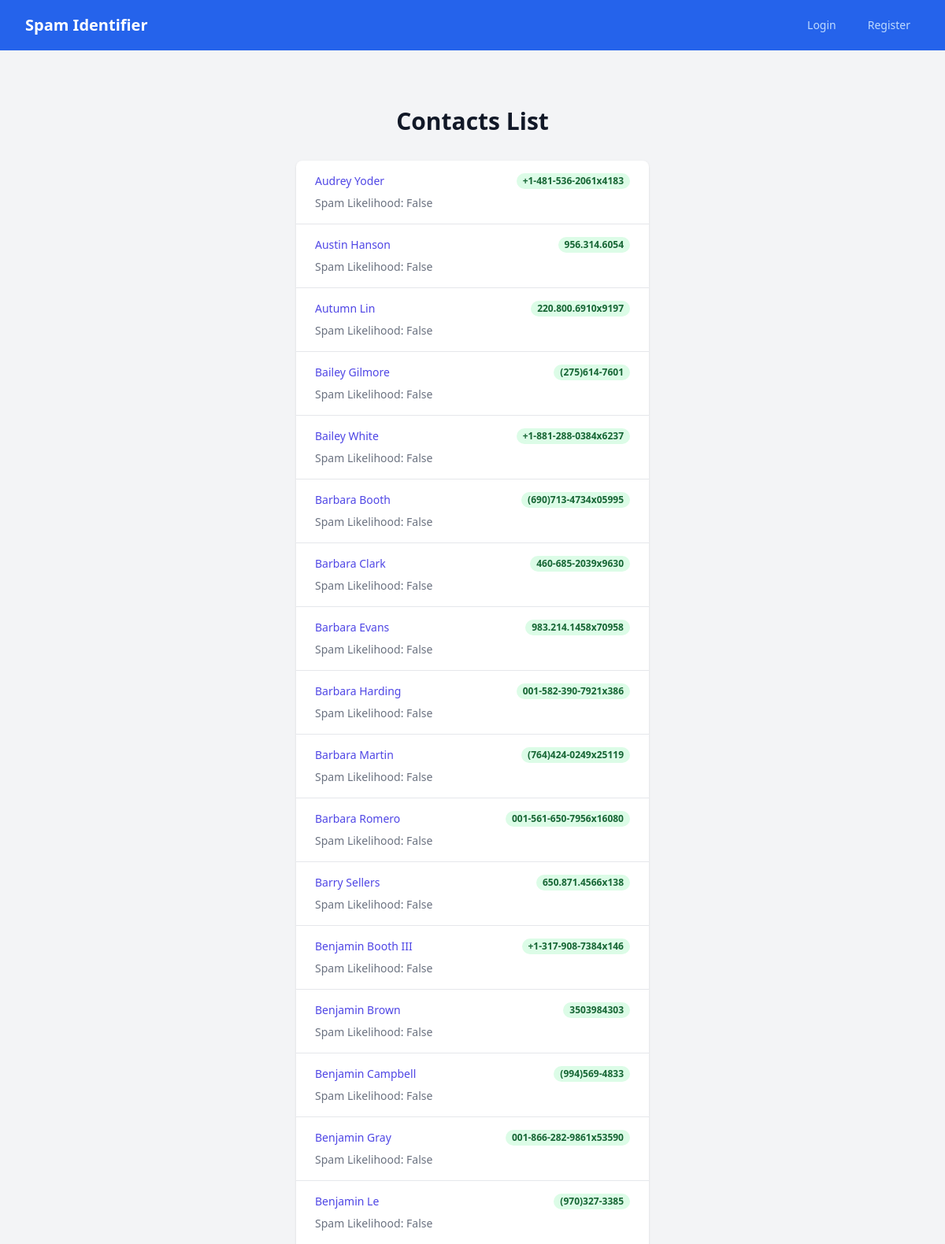
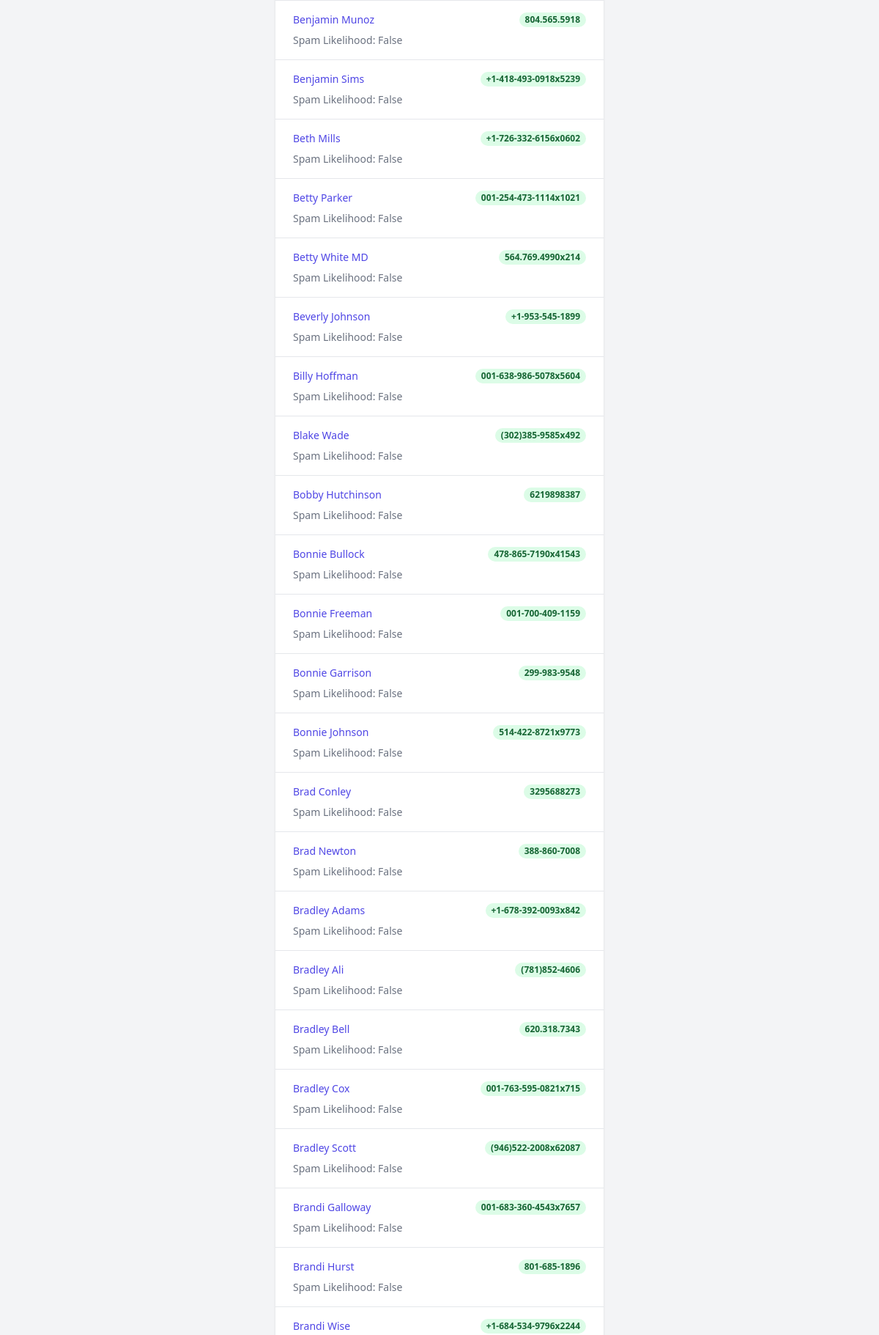
Page /?page_number=4 (upper part) on the committed database (2 pictures, top to bottom).
### api/models.py (models this page shows, shortened)
class Contact(models.Model):
    user = models.ForeignKey(User, on_delete=models.CASCADE, related_name='contacts')
    name = models.CharField(max_length=255)
    phone_number = models.CharField(max_length=15)
    email = models.EmailField(blank=True, null=True)
    is_registered = models.BooleanField(default=False)

### api/views.py (the view)
# urls.py: path('', ContactsListView.as_view(), name='home'),
class ContactsListView(View):
    def get(self, request):
        page_number = int(request.GET.get("page_number", 1))
        contacts_list = Contact.objects.filter().order_by('name').distinct()
        results = []
        paginator = Paginator(contacts_list, 50)
        current_page_contacts = paginator.get_page(page_number)
        for contact in current_page_contacts:
            spam_likelihood = Spam.objects.filter(phone_number=contact.phone_number).exists()
            results.append({
                'user_id': contact.user.id,
                'name': contact.name,
                'phone_number': contact.phone_number,
                'email': contact.email,
                'spam_likelihood': spam_likelihood
            })
        page_range = paginator.page_range
        response = {
            "page": page_number,
            "count": contacts_list.count(),
            "total_pages": paginator.num_pages,
            "contacts": results,
            "page_range": page_range,
        }
        return render(request, 'contacts.html', response)

### api/templates/contacts.html (shortened to what this page needs)
<!DOCTYPE html>
<html lang="en">
<head>
    <script src="https://cdn.tailwindcss.com"></script>
</head>
<body class="bg-gray-100 flex flex-col min-h-screen">
    {% include 'navbar.html' %}
    <main class="flex-grow flex items-center justify-center py-12 px-4 sm:px-6 lg:px-8">
        <div class="max-w-md w-full space-y-8">
            <div>
                <h2 class="mt-6 text-center text-3xl font-extrabold text-gray-900">Contacts List</h2>
            </div>
            <div class="bg-white shadow overflow-hidden sm:rounded-lg">
                <ul class="divide-y divide-gray-200">
                    {% for contact in contacts %}
                    <li class="px-4 py-4 sm:px-6">
                        <div class="flex items-center justify-between">
                            <div class="text-sm font-medium text-indigo-600 truncate">
                                {{ contact.name }}
                            </div>
                            <div class="ml-2 flex-shrink-0 flex">
                                <span class="px-2 inline-flex text-xs leading-5 font-semibold rounded-full bg-green-100 text-green-800">
                                    {{ contact.phone_number }}
                                </span>
                            </div>
                        </div>
                        <div class="mt-2 sm:flex sm:justify-between">
                            <div class="sm:flex">
                                <p class="flex items-center text-sm text-gray-500">
                                    Spam Likelihood: {{ contact.spam_likelihood }}
                                </p>
                            </div>
                        </div>
                    </li>
                    {% endfor %}
                </ul>
            </div>
        </div>
    </main>
</body>
</html>

### rows in the picture
Contact: name "Audrey Yoder", phone_number "+1-481-536-2061x4183"
Contact: name "Austin Hanson", phone_number "956.314.6054"
Contact: name "Autumn Lin", phone_number "220.800.6910x9197"
Contact: name "Bailey Gilmore", phone_number "(275)614-7601"
Contact: name "Bailey White", phone_number "+1-881-288-0384x6237"
Contact: name "Barbara Booth", phone_number "(690)713-4734x05995"
Contact: name "Barbara Clark", phone_number "460-685-2039x9630"
Contact: name "Barbara Evans", phone_number "983.214.1458x70958"
Contact: name "Barbara Harding", phone_number "001-582-390-7921x386"
Contact: name "Barbara Martin", phone_number "(764)424-0249x25119"
Contact: name "Barbara Romero", phone_number "001-561-650-7956x16080"
Contact: name "Barry Sellers", phone_number "650.871.4566x138"
Contact: name "Benjamin Booth III", phone_number "+1-317-908-7384x146"
Contact: name "Benjamin Brown", phone_number "3503984303"
Contact: name "Benjamin Campbell", phone_number "(994)569-4833"
Contact: name "Benjamin Gray", phone_number "001-866-282-9861x53590"
Contact: name "Benjamin Le", phone_number "(970)327-3385"
Contact: name "Benjamin Munoz", phone_number "804.565.5918"
Contact: name "Benjamin Sims", phone_number "+1-418-493-0918x5239"
Contact: name "Beth Mills", phone_number "+1-726-332-6156x0602"
Contact: name "Betty Parker", phone_number "001-254-473-1114x1021"
Contact: name "Betty White MD", phone_number "564.769.4990x214"
Contact: name "Beverly Johnson", phone_number "+1-953-545-1899"
Contact: name "Billy Hoffman", phone_number "001-638-986-5078x5604"
Contact: name "Blake Wade", phone_number "(302)385-9585x492"
Contact: name "Bobby Hutchinson", phone_number "6219898387"
Contact: name "Bonnie Bullock", phone_number "478-865-7190x41543"
Contact: name "Bonnie Freeman", phone_number "001-700-409-1159"
Contact: name "Bonnie Garrison", phone_number "299-983-9548"
Contact: name "Bonnie Johnson", phone_number "514-422-8721x9773"
Contact: name "Brad Conley", phone_number "3295688273"
Contact: name "Brad Newton", phone_number "388-860-7008"
Contact: name "Bradley Adams", phone_number "+1-678-392-0093x842"
Contact: name "Bradley Ali", phone_number "(781)852-4606"
Contact: name "Bradley Bell", phone_number "620.318.7343"
Contact: name "Bradley Cox", phone_number "001-763-595-0821x715"
Contact: name "Bradley Scott", phone_number "(946)522-2008x62087"
Contact: name "Brandi Galloway", phone_number "001-683-360-4543x7657"
Contact: name "Brandi Hurst", phone_number "801-685-1896"
Contact: name "Brandi Wise", phone_number "+1-684-534-9796x2244"

### other values in the picture
{{ contact.spam_likelihood }} "False" "False" "False" "False" "False" "False" "False" "False" "False" "False" "False" "False" "False" "False" "False" "False" "False" "False" "False" "False" "False" "False" "False" "False" "False" "False" "False" "False" "False" "False" "False" "False" "False" "False" "False" "False" "False" "False" "False"
